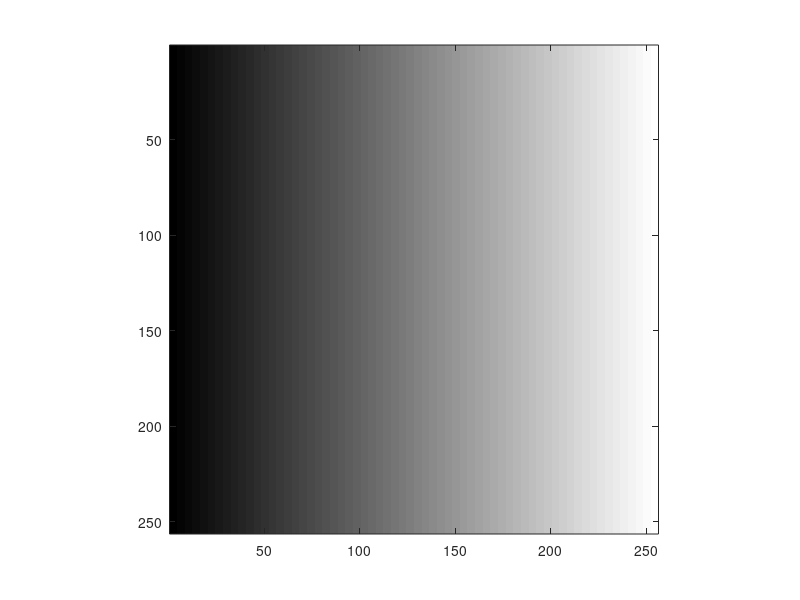

MATLAB code for this plot:
function output = greyscale()
i = 256;
j = 256;
for x = 1: j
    for y = 1: i
        image(y,x) = x;
    end
end
imshow(image,[]);
axis on;
output = image;
end